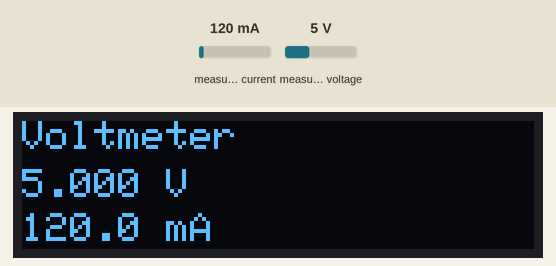
Simulated run of this sketch. Board: Raspberry Pi Pico. On the bench: 128×32 one-colour display. Inputs (shaded band) come from the test bench; at power-on: measured current 120 mA, measured voltage 5 V. What the sketch prints to the serial monitor is not drawn.

Above: at 3.2 s.
3.3 s: measured current set to 40 mA
At 4.5 s:
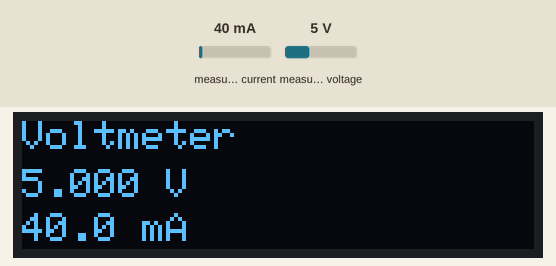
5.1 s: measured voltage set to 0.3 V
At 6.3 s:
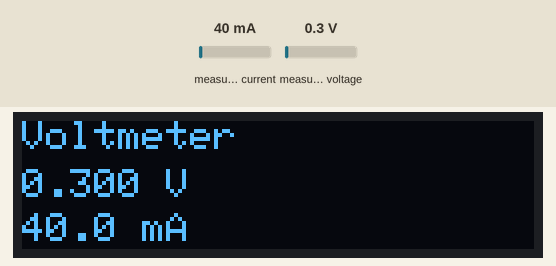
6.6 s: measured current set to 500 mA
At 7.3 s:
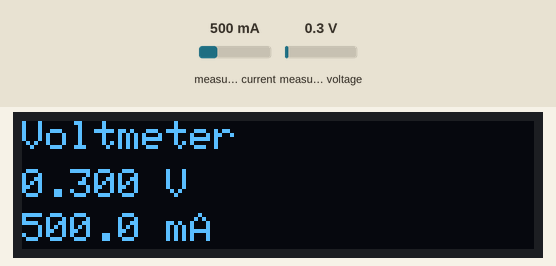
8.2 s: measured voltage set to 3.8 V
At 9.3 s:
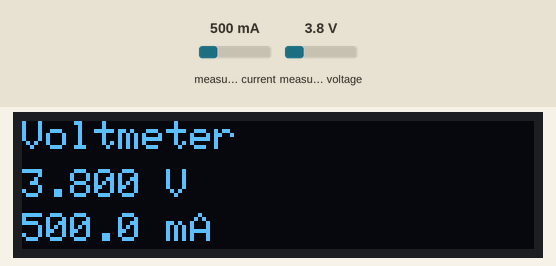
Timing chart, 0 to 10.7 s (numbered marks = the images above; inputs shaded):
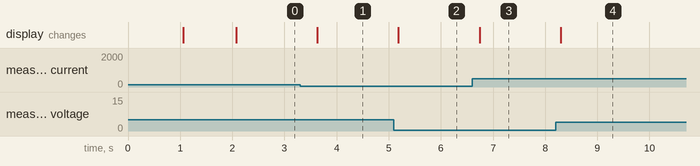

Measured:
- after the input at 3.3 s, the display: changes after 0.33 s (image 1)
- after the input at 5.1 s, the display: changes after 0.09 s (image 2)
- after the input at 6.6 s, the display: changes after 0.14 s (image 3)
- after the input at 8.2 s, the display: changes after 0.10 s (image 4)

The sketch:

Voltmeter.ino
```cpp
/*
  Voltmeter with INA219 and 128x32 OLED
  Displays bus voltage (0-5V) and current (0-500mA)
  I2C pins: SDA=GP4, SCL=GP5
*/

#include <Wire.h>
#include <Adafruit_GFX.h>
#include <Adafruit_SSD1306.h>
#include <Adafruit_INA219.h>

// OLED settings (128x32)
#define SCREEN_WIDTH 128
#define SCREEN_HEIGHT 32
#define OLED_ADDR 0x3C
Adafruit_SSD1306 display(SCREEN_WIDTH, SCREEN_HEIGHT, &Wire, -1);

// INA219 sensor
Adafruit_INA219 ina219;
// For voltage, the INA219 is factory calibrated; only adjust if readings are consistently off
const float VOLTAGE_CAL_FACTOR = 1.0;
// Optional current calibration (if you want to show current)
const float CURRENT_CAL_FACTOR = 1.0;

// Variables
float voltage_V = 0;
float current_mA = 0;
float power_mW = 0;

// ----------------------------------------------------------------------
// Initialize INA219
// ----------------------------------------------------------------------
void initINA219() {
  if (!ina219.begin()) {
    Serial.println("INA219 not found!");
    display.clearDisplay();
    display.setCursor(0, 0);
    display.println("INA219 ERROR!");
    display.display();
    while (1);
  }
  // Use the 32V/2A calibration (covers your voltage and current ranges)
  ina219.setCalibration_32V_2A();
  Serial.println("INA219 ready");
}

// ----------------------------------------------------------------------
// Read measurements
// ----------------------------------------------------------------------
void readMeasurements() {
  voltage_V = ina219.getBusVoltage_V() * VOLTAGE_CAL_FACTOR;
  current_mA = ina219.getCurrent_mA() * CURRENT_CAL_FACTOR;
  power_mW = ina219.getPower_mW() * CURRENT_CAL_FACTOR;  // power uses current calibration
}

// ----------------------------------------------------------------------
// Update OLED display (128x32 layout)
// ----------------------------------------------------------------------
void updateDisplay() {
  display.clearDisplay();
  display.setTextColor(SSD1306_WHITE);

  // Title
  display.setTextSize(1);
  display.setCursor(0, 0);
  display.println("Voltmeter");

  // Voltage (large font)
  display.setTextSize(1);
  display.setCursor(0, 12);
  display.print(voltage_V, 3);
  display.print(" V");

  // Current (small font, bottom line)
  display.setTextSize(1);
  display.setCursor(0, 23);
  display.print(current_mA, 1);
  display.print(" mA");

  // Optional: show calibration factor if not 1.0
  if (abs(VOLTAGE_CAL_FACTOR - 1.0) > 0.001) {
    display.setCursor(80, 26);
    display.print("Vcal:");
    display.print(VOLTAGE_CAL_FACTOR, 2);
  }

  display.display();
}

// ----------------------------------------------------------------------
// Setup
// ----------------------------------------------------------------------
void setup() {
  Serial.begin(115200);
  Serial.println("Starting Voltmeter...");

  // I2C pins: GP4 = SDA, GP5 = SCL
  Wire.setSDA(4);
  Wire.setSCL(5);
  Wire.begin();

  // Initialize OLED
  if (!display.begin(SSD1306_SWITCHCAPVCC, OLED_ADDR)) {
    Serial.println("OLED init failed");
    while (1);
  }
  display.clearDisplay();
  display.setCursor(0, 0);
  display.println("Voltmeter");
  display.println("Init...");
  display.display();
  delay(1000);

  // Initialize INA219
  initINA219();

  // Show ready message
  display.clearDisplay();
  display.setCursor(0, 0);
  display.println("Ready");
  display.display();
  delay(1000);
}

// ----------------------------------------------------------------------
// Main loop
// ----------------------------------------------------------------------
void loop() {
  readMeasurements();
  updateDisplay();

  // Print to serial for debugging
  Serial.print("V: "); Serial.print(voltage_V, 3);
  Serial.print(" V, I: "); Serial.print(current_mA, 2);
  Serial.print(" mA, P: "); Serial.print(power_mW, 2);
  Serial.println(" mW");

  delay(500); // update twice per second
}
```
